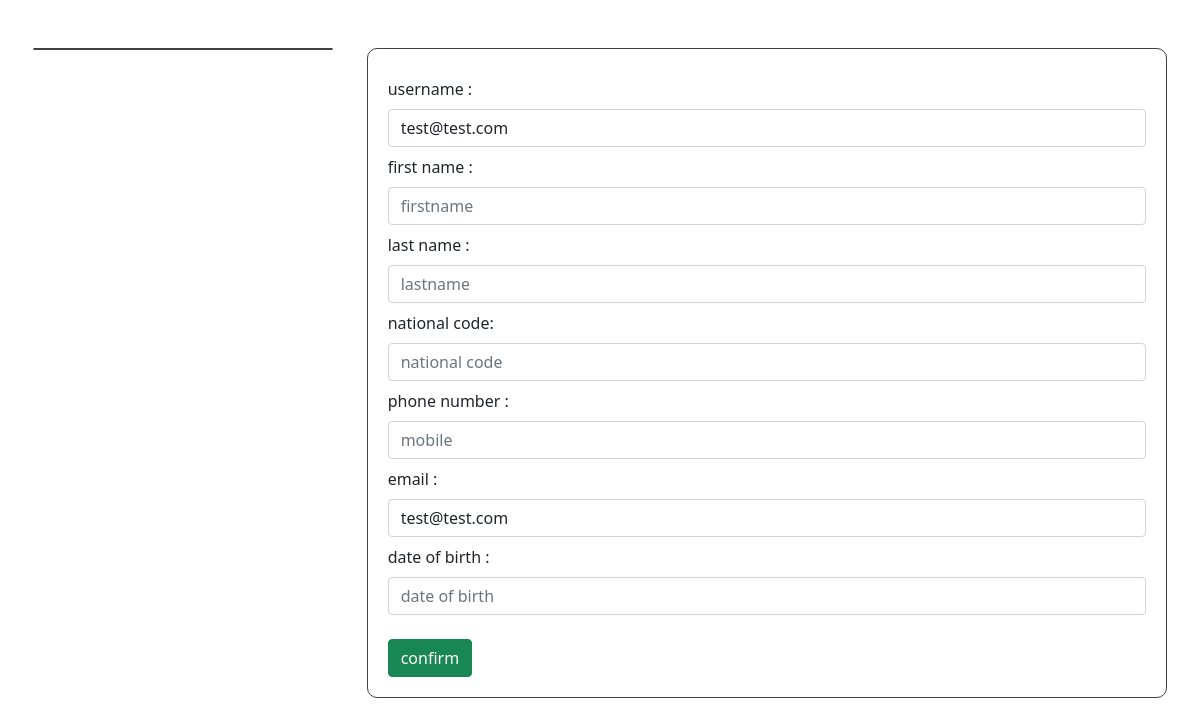
The app's page /user/edit-info (signed in), older data.
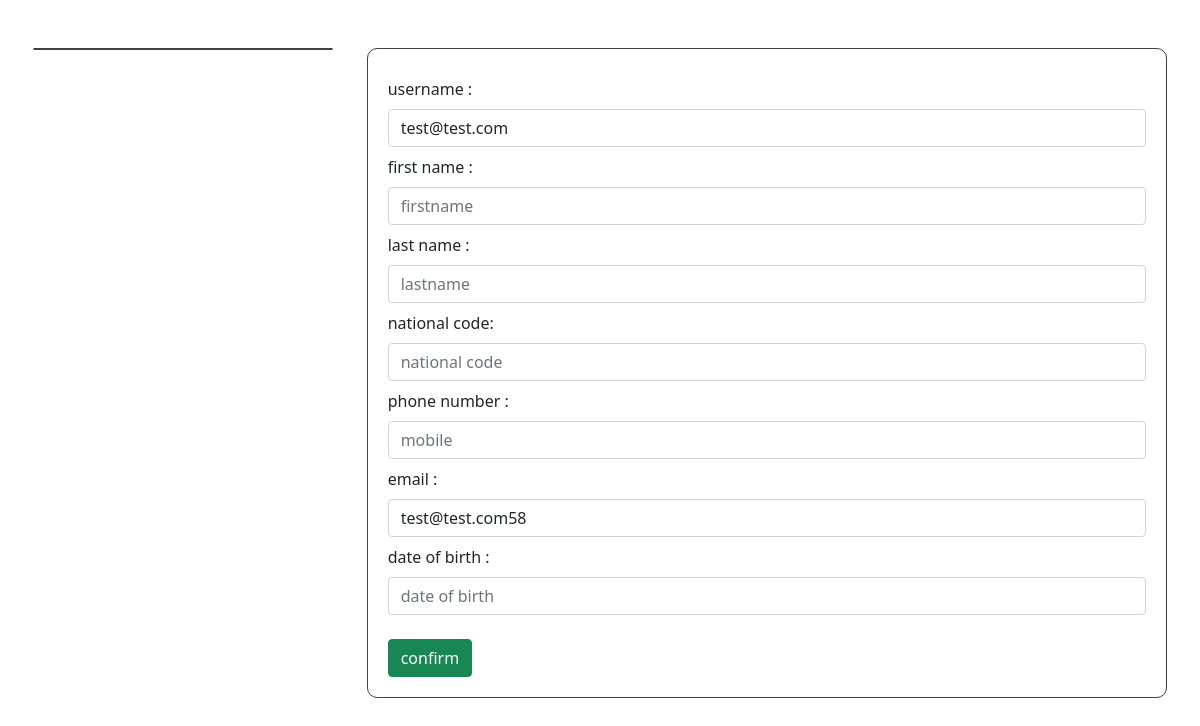
The same page, newer data.
### account_module/models.py (models this page shows, shortened)
class User(AbstractUser):
    avatar = models.ImageField(upload_to='images/profiles', null=True, blank=True)
    email_active_code = models.CharField(max_length=100)
    mobile = PhoneNumberField(null=True, blank=True, unique=True)
    mobile_active_code = models.CharField(max_length=10)
    date_of_birth = models.DateField(blank=True, null=True)
    national_code = models.IntegerField(null=True, blank=True)

### user_panel_module/views.py (the view, shortened to what this page needs)
# urls.py: path('edit-info', views.EditUserInfo.as_view(), name='edit_user'),
class EditUserInfo(View):
    def get(self, request: HttpRequest):
        current_user = User.objects.filter(id=request.user.id).first()
        edit_profile_form = EditInformationForm(instance=current_user)
        context = {
            'current_user': current_user,
            'edit_profile_form': edit_profile_form
        }
        return render(request, 'user_panel/edit_user_info.html', context)

### user_panel_module/templates/user_panel/edit_user_info.html (shortened to what this page needs)
{% extends 'shared/_layout.html' %}
{% load render_partial %}
{% block content %}
    <div class="container-fluid w-100 mt-5 d-flex justify-content-center align-items-center">
        <div class="container-fluid container-xxl d-flex justify-content-evenly align-items-start w-100 h-100 flex-wrap p-0 m-0">
            <div class="row col-11 col-lg-3  h-100 p-0 m-0 flex-wrap userMenu mb-5">
            </div>
            <div class="col-11 col-lg-8 userAccountInformationSection">
                <form action="{% url 'edit_user' %}" method="post">
                    <label class="col-11 py-2">username : </label>
                    {{ edit_profile_form.username }}
                    <label class="col-11 py-2">first name : </label>
                    {{ edit_profile_form.first_name }}
                    <label class="col-11 py-2">last name : </label>
                    {{ edit_profile_form.last_name }}
                    <label class="col-11 py-2">national code: </label>
                    {{ edit_profile_form.national_code }}
                    <label class="col-11 py-2">phone number : </label>
                    {{ edit_profile_form.mobile }}
                    <label class="col-11 py-2">email : </label>
                    {{ edit_profile_form.email }}
                    <label class="col-11 py-2">date of birth : </label>
                    {{ edit_profile_form.date_of_birth }}
                    <br>
                    <button type="submit" class="btn btn-success">confirm</button>
                </form>
            </div>
        </div>
    </div>
{% endblock %}

Row changes from the older to the newer data that the page shows:
changed User "test@test.com": email "test@test.com" → "test@test.com58"
